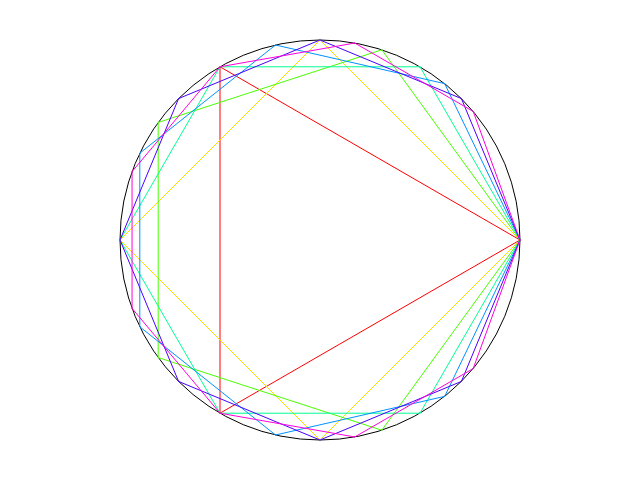
Frame 1 (no input)
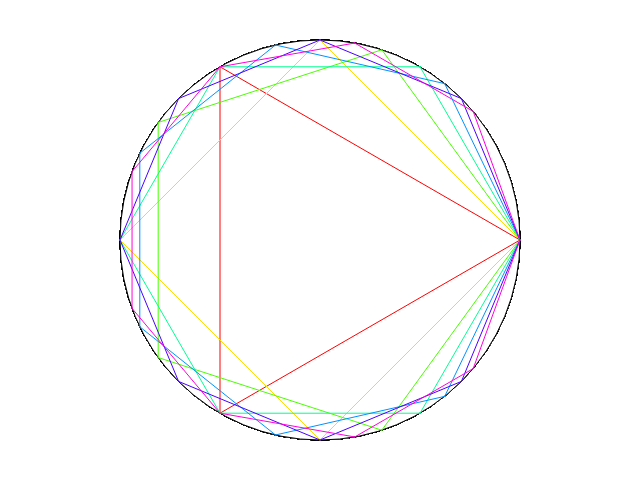
Frame 60 (no input)
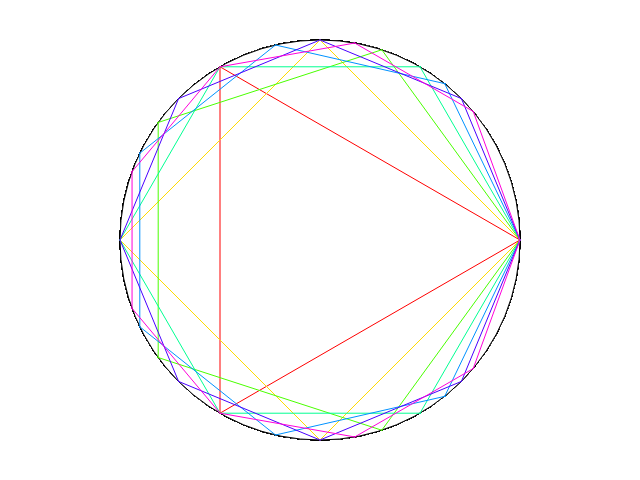
Frame 120 (the mouse pressed at the canvas centre since frame 60)

The p5.js sketch that drew these frames (run headless with seeded random() and noise() and a simulated clock; from frame 60 on, the mouse is pressed at the canvas centre):

// p5.js sketch
// ── sketch.js
function setup(){
    createCanvas(640, 480);
    colorMode(HSB);
}

function draw(){
    const x = width/2;
    const y = height/2;
    const radius = 200;
    stroke(0, 0, 0);
    ellipse(x, y, 2*radius, 2*radius);
    const N = 10;
    for(var index=3; index < N; index++) {
        var color_value = map(index, 3, N, 0, 360);
        stroke(color_value, 100, 100);
        regular_polygon(index, 320, 240, 200);
    }

}

function regular_polygon(n, x, y, r) {
    for(var index=0; index < n; index++) {
        let u = regular_vertex(index, n, x, y, r);
        let v = regular_vertex(index + 1, n, x, y, r);
        line(u[0], u[1], v[0], v[1]);
    }
}

function regular_vertex(index, n, x, y, r) {
    const angle = TWO_PI/n;
    return [r*cos(index*angle) + x, r*sin(index*angle) + y];
}
